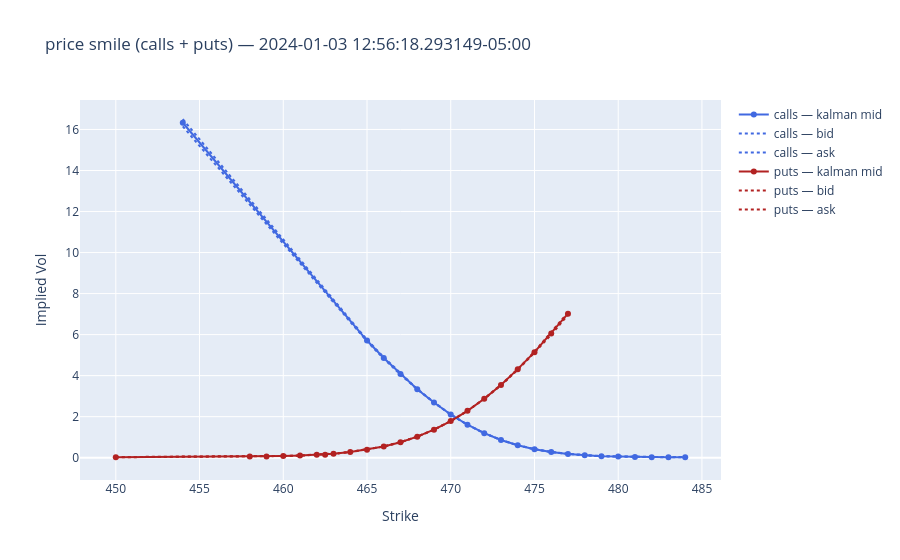

This figure's notebook cell:
### Code cell
df_filtered_price = df_price_surface_wide.filter(
    pl.all_horizontal(pl.all().is_not_null()) & pl.all_horizontal(cs.float().is_not_nan())
)
df_price_surface_long = df_quote_result

strikes_all = sorted(df_price_surface_long["strike"].unique().to_list())
strikes_C = sorted(df_price_surface_long.filter(pl.col("is_call"))["strike"].unique().to_list())
strikes_P = sorted(df_price_surface_long.filter(~pl.col("is_call"))["strike"].unique().to_list())

_, expiry, _ = _u.parse_option_ticker(
    df_tickers.filter(pl.col("ticker").str.contains("C"))["ticker"][0]
)

row_idx = df_filtered_price.shape[0] // 2  # ← change this (0 to df_filtered.shape[0]-1)
snapshot_ts = df_filtered_price["ts_ns"][row_idx]
row = df_price_surface_wide.filter(pl.col("ts_ns") <= snapshot_ts).tail(1)

fig = go.Figure()

fig.add_trace(
    go.Scatter(
        x=strikes_C,
        y=[row[f"observed_price_{int(k)}_C"][0] for k in strikes_C],
        mode="lines+markers",
        name="calls — kalman mid",
        line=dict(color="royalblue"),
    )
)
fig.add_trace(
    go.Scatter(
        x=strikes_C,
        y=[row[f"bid_price_{int(k)}_C"][0] for k in strikes_C],
        mode="lines",
        name="calls — bid",
        line=dict(color="royalblue", dash="dot"),
    )
)
fig.add_trace(
    go.Scatter(
        x=strikes_C,
        y=[row[f"ask_price_{int(k)}_C"][0] for k in strikes_C],
        mode="lines",
        name="calls — ask",
        line=dict(color="royalblue", dash="dot"),
    )
)

fig.add_trace(
    go.Scatter(
        x=strikes_P,
        y=[row[f"observed_price_{int(k)}_P"][0] for k in strikes_P],
        mode="lines+markers",
        name="puts — kalman mid",
        line=dict(color="firebrick"),
    )
)
fig.add_trace(
    go.Scatter(
        x=strikes_P,
        y=[row[f"bid_price_{int(k)}_P"][0] for k in strikes_P],
        mode="lines",
        name="puts — bid",
        line=dict(color="firebrick", dash="dot"),
    )
)
fig.add_trace(
    go.Scatter(
        x=strikes_P,
        y=[row[f"ask_price_{int(k)}_P"][0] for k in strikes_P],
        mode="lines",
        name="puts — ask",
        line=dict(color="firebrick", dash="dot"),
    )
)

fig.update_layout(
    title=f"price smile (calls + puts) — {snapshot_ts}",
    xaxis_title="Strike",
    yaxis_title="Implied Vol",
)
fig.show()

### Figure 1 — Plotly figure (JSON) as saved in the notebook; plotly's stock layout.template omitted (floating-point values rounded to 4 significant figures)
{"data": [{"line": {"color": "royalblue"}, "mode": "lines+markers", "name": "calls — kalman mid", "type": "scatter", "x": [454, 465, 466, 467, 468, 469, 470, 471, 472, 473, 474, 475, 476, 477, 478, 479, 480, 481, 482, 483, 484], "y": [16.33, 5.71, 4.86, 4.078, 3.335, 2.691, 2.106, 1.606, 1.194, 0.8631, 0.607, 0.4153, 0.2762, 0.1843, 0.1174, 0.07688, 0.05476, 0.03614, 0.02621, 0.02217, 0.02204]}, {"line": {"color": "royalblue", "dash": "dot"}, "mode": "lines", "name": "calls — bid", "type": "scatter", "x": [454, 465, 466, 467, 468, 469, 470, 471, 472, 473, 474, 475, 476, 477, 478, 479, 480, 481, 482, 483, 484], "y": [16.15, 5.67, 4.83, 4.05, 3.33, 2.69, 2.1, 1.6, 1.19, 0.86, 0.6, 0.41, 0.27, 0.18, 0.11, 0.07, 0.05, 0.03, 0.02, 0.02, 0.02]}, {"line": {"color": "royalblue", "dash": "dot"}, "mode": "lines", "name": "calls — ask", "type": "scatter", "x": [454, 465, 466, 467, 468, 469, 470, 471, 472, 473, 474, 475, 476, 477, 478, 479, 480, 481, 482, 483, 484], "y": [16.5, 5.75, 4.9, 4.1, 3.35, 2.7, 2.11, 1.61, 1.2, 0.87, 0.61, 0.42, 0.28, 0.19, 0.12, 0.08, 0.06, 0.04, 0.03, 0.03, 0.03]}, {"line": {"color": "firebrick"}, "mode": "lines+markers", "name": "puts — kalman mid", "type": "scatter", "x": [450, 458, 459, 460, 461, 462, 462.5, 463, 464, 465, 466, 467, 468, 469, 470, 471, 472, 473, 474, 475, 476, 477], "y": [0.02532, 0.05415, 0.06437, 0.08375, 0.104, 0.1449, 0.1449, 0.1974, 0.2758, 0.3937, 0.5455, 0.7559, 1.025, 1.365, 1.784, 2.286, 2.872, 3.548, 4.317, 5.144, 6.055, 7.02]}, {"line": {"color": "firebrick", "dash": "dot"}, "mode": "lines", "name": "puts — bid", "type": "scatter", "x": [450, 458, 459, 460, 461, 462, 462.5, 463, 464, 465, 466, 467, 468, 469, 470, 471, 472, 473, 474, 475, 476, 477], "y": [0.02, 0.05, 0.06, 0.08, 0.1, 0.14, 0.14, 0.19, 0.27, 0.39, 0.54, 0.75, 1.02, 1.36, 1.78, 2.28, 2.86, 3.53, 4.28, 5.12, 6, 6.96]}, {"line": {"color": "firebrick", "dash": "dot"}, "mode": "lines", "name": "puts — ask", "type": "scatter", "x": [450, 458, 459, 460, 461, 462, 462.5, 463, 464, 465, 466, 467, 468, 469, 470, 471, 472, 473, 474, 475, 476, 477], "y": [0.03, 0.06, 0.07, 0.09, 0.11, 0.15, 0.15, 0.2, 0.28, 0.4, 0.55, 0.76, 1.03, 1.37, 1.79, 2.29, 2.88, 3.56, 4.32, 5.17, 6.11, 7.08]}], "layout": {"title": {"text": "price smile (calls + puts) — 2024-01-03 12:56:18.293149-05:00"}, "xaxis": {"title": {"text": "Strike"}}, "yaxis": {"title": {"text": "Implied Vol"}}}}
